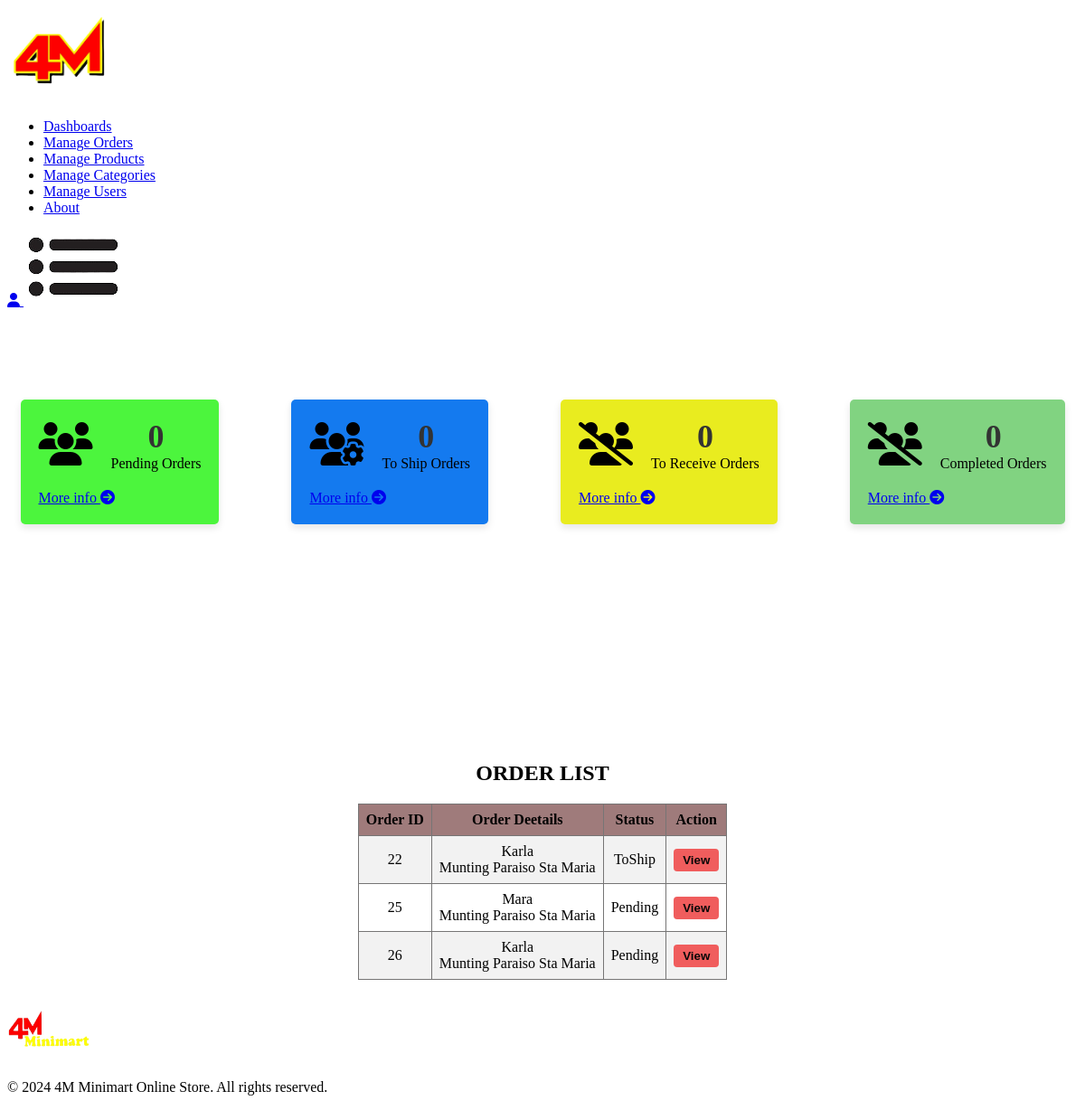
Screenshot of /admin/manage_order.php with the database file from the repository.
### tables this page shows
CREATE TABLE `orders` (
  `order_id` int(11) NOT NULL,
  `date_ordered` datetime NOT NULL,
  `total_price` decimal(10,2) NOT NULL,
  `address_id` int(11) NOT NULL,
  `user_id` int(11) NOT NULL,
  `order_status` enum('Pending','ToShip','ToReceive','Completed') NOT NULL DEFAULT 'Pending',
  `delivery_option` varchar(10) DEFAULT NULL,
  `date_received` datetime NOT NULL DEFAULT current_timestamp()
);

CREATE TABLE `users` (
  `user_id` int(11) NOT NULL,
  `first_name` varchar(50) NOT NULL,
  `last_name` varchar(50) NOT NULL,
  `phone_number` varchar(20) NOT NULL,
  `username` varchar(50) NOT NULL,
  `email` varchar(50) NOT NULL,
  `password` varchar(255) NOT NULL,
  `confirm_password` varchar(255) NOT NULL,
  `role` varchar(45) NOT NULL,
  `address_id` int(11) NOT NULL,
  `verification_code` varchar(20) DEFAULT NULL,
  `status` enum('not_verified','verified') NOT NULL DEFAULT 'not_verified',
  `reset_code` int(11) NOT NULL
);

CREATE TABLE `address` (
  `address_id` int(11) NOT NULL,
  `street` varchar(225) NOT NULL,
  `barangay` varchar(225) NOT NULL,
  `municipality` varchar(225) NOT NULL
);

### admin/manage_order.php (the view, shortened to what this page needs)
<?php
require '../DB/db_con.php';
try {
    $sql = "SELECT o.order_id, o.order_status, u.first_name, a.barangay, a.street
    FROM orders o
    INNER JOIN users u ON o.user_id = u.user_id
    INNER JOIN address a ON o.address_id = a.address_id";
    $stmt = $pdo->prepare($sql);
    $stmt->execute();
    $orders = $stmt->fetchAll(PDO::FETCH_ASSOC);
} catch (PDOException $e) {
    die("Error: " . $e->getMessage());
}
?>
<!DOCTYPE html>
<html lang="en">
<head>
    <link rel="stylesheet" href="../scss/style.scss">
</head>
<body>
    <div class="navbar">
        <div class="logo">
            <a href="http://localhost/E-commerce/admin/admin_dash.php">
                <img src="../images/Logo.png" width="125">
            </a>
        </div>
        <nav id="menuItems">
        <ul>
        <li><a href="http://localhost/E-commerce/admin/admin_dash.php">Dashboards</a></li>
            <li><a href="http://localhost/E-commerce/admin/manage_order.php">Manage Orders</a></li>
            <li><a href="http://localhost/E-commerce/admin/products.php">Manage Products</a></li>
            <li><a href="http://localhost/E-commerce/admin/category.php">Manage Categories</a></li>
            <li><a href="http://localhost/E-commerce/admin/user.php">Manage Users</a></li>
            <li><a href="http://localhost/E-commerce/admin/about.php">About</a></li>
        </ul>
        </nav>
        <div class="setting-sec">
            <a href="http://localhost/E-commerce/Account.php">
            <i class="fa-solid fa-user"></i>
            </a>
        <img src="../images/menu.png" class="menu-icon" onclick="menutoggle()">
        </div>
    </div>
    <div class="order-container">
        <div class="container">
            <div class="ebadge-wrapper">
                <div class="row1">
                    <div class="small-box-1" data-status="Pending">
                        <div class="badge">
                            <div class="icon">
                                <i class="fa-solid fa-users"></i>
                            </div>
                            <div class="inner">
                                <h3 class="pending-orders-count">0</h3>
                                <p>Pending Orders</p>
                            </div>
                        </div>
                        <a href="#" class="small-box-footer">More info <i class="fa fa-arrow-circle-right"></i></a>
                    </div>
                    <div class="small-box-1" data-status="ToShip">
                        <div class="badge">
                            <div class="icon">
                                <i class="fa-solid fa-users-gear"></i>
                            </div>
                            <div class="inner">
                                <h3 class="toShip-orders-count">0</h3>
                                <p>To Ship Orders</p>
                            </div>
                        </div>
                        <a href="#" class="small-box-footer">More info <i class="fa fa-arrow-circle-right"></i></a>
                    </div>
                    <div class="small-box-1" data-status="ToReceive">
                        <div class="badge">
                            <div class="icon">
                                <i class="fa-solid fa-users-slash"></i>
                            </div>
                            <div class="inner">
                                <h3 class="toReceive-orders-count">0</h3>
                                <p>To Receive Orders</p>
                            </div>
                        </div>
                        <a href="#" class="small-box-footer">More info <i class="fa fa-arrow-circle-right"></i></a>
                    </div>
                    <div class="small-box-1" data-status="Completed">
                        <div class="badge">
                            <div class="icon">
                                <i class="fa-solid fa-users-slash"></i>
                            </div>
                            <div class="inner">
                                <h3 class="completed-orders-count">0</h3>
                                <p>Completed Orders</p>
                            </div>
                        </div>
                        <a href="#" class="small-box-footer">More info <i class="fa fa-arrow-circle-right"></i></a>
                    </div>
                </div>
            </div>
        </div>
    </div>
    <div class="order-list">
        <div class="container">
            <div class="list-wrapper">
                <div class="list-title">
                    <h2 style="text-align: center;">ORDER LIST</h2>
                </div>
                <table id="ordersTable">
                    <tr>
                        <th>Order ID</th>
                        <th>Order Deetails</th>
                        <th>Status</th>
                        <th>Action</th>
                    </tr>
                    <?php foreach ($orders as $order) : ?>
                        <tr>
                            <td>
                                <?php echo $order['order_id']; ?>
                            </td>
                            <td>
                                <?php echo $order['first_name']; ?> <br>
                                <?php echo $order['street']; ?> <span> </span> <?php echo $order['barangay']; ?>
                            </td>
                            <td><?php echo $order['order_status']; ?></td>
                            <td>
                                <a href="http://localhost/E-commerce/admin/view-order.php?order_id=<?php echo $order['order_id']; ?>"><button class="view-button" data-id="<?php echo $order['order_id']; ?>">View</button></a>
                            </td>
                        </tr>
                    <?php endforeach; ?>
                </table>
            </div>
        </div>
    </div>
<footer>
    <div class="container">
        <div class="row">
            <div class="footer-col-1">
            <img src="../images/logo2.png" width="100px" height="60px">
            </div>
            <div class="footer-col-2">
            <p>&copy; <?php echo date('Y'); ?> 4M Minimart Online Store. All rights reserved.</p>
            </div>
        </div>
    </div>
</footer>
</html>
</body>

### admin/manage_order.php (style rules this page uses)
.order-container { min-height:60vh; }
table { width: 90%; border-collapse: collapse; margin: auto; display: flex; justify-content: center; margin-top: 20px; margin-bottom: 30px; }
th, td { border: 1px solid #767575; padding: 8px; text-align: center; }
th { background-color: #9f7b7b; color: Black; text-align: center; }
tr:nth-child(even) { background-color: #f2f2f2; }
button { background-color: #f05d5d; color: #080808; padding: 5px 10px; border: none; border-radius: 4px; cursor: pointer; font-weight: bold; }

### rows the page displays
orders: order_id "22", user.first_name "Karla", address.street "Munting Paraiso", address.barangay "Sta Maria", order_status "ToShip"
orders: order_id "25", user.first_name "Mara", address.street "Munting Paraiso", address.barangay "Sta Maria", order_status "Pending"
orders: order_id "26", user.first_name "Karla", address.street "Munting Paraiso", address.barangay "Sta Maria", order_status "Pending"
